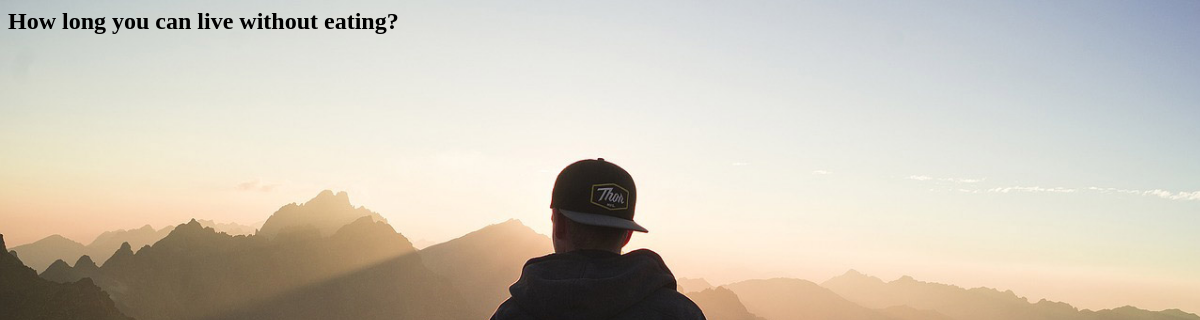
/polls/6/results/, run on an earlier commit of the app's database.
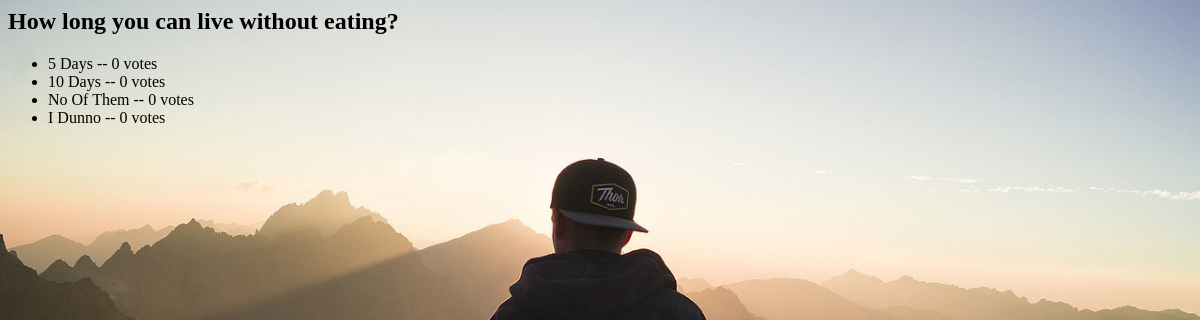
And on a later commit of the database.
### polls/models.py (models this page shows, shortened)
class Choice(models.Model):
    question = models.ForeignKey(Question, on_delete=models.CASCADE)
    choice_text = models.CharField(max_length=200)
    votes = models.IntegerField(default=0)

### polls/views.py (the view)
# urls.py: path('<int:question_id>/results/', views.results, name='results'),
def results(request, question_id):
    question = get_object_or_404(Question, pk=question_id)
    context = {'question': question}
    return render(request, 'polls/results.html', context)

### polls/templates/polls/results.html (shortened to what this page needs)
{% load static %}
<link rel="stylesheet" type="text/css" href="{% static 'polls/style.css' %}">
<!DOCTYPE html>
<html lang="en">
<head>
</head>
<body>
    <h2>{{ question.question_text }}</h2>
    <ul>
        {% for choice in question.choice_set.all %}
            <li>{{ choice.choice_text }} -- {{ choice.votes }} vote{{ choice.votes|pluralize }}</li>
        {% endfor %}
    </ul>
</body>
</html>

What changed in the data, as far as the page shows it:
added Choice: choice_text "5 Days", votes "0"
added Choice: choice_text "10 Days", votes "0"
added Choice: choice_text "No Of Them", votes "0"
added Choice: choice_text "I Dunno", votes "0"
